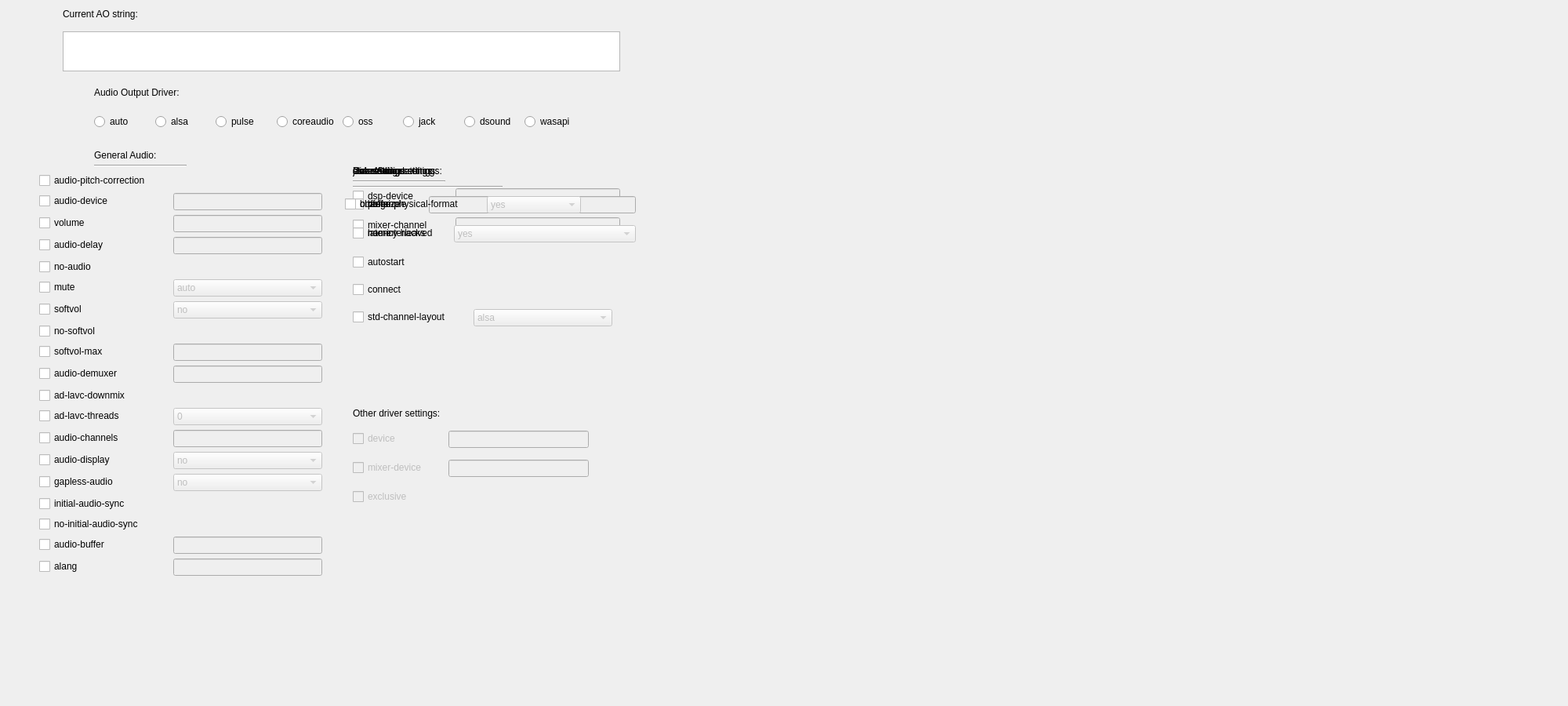
<?xml version="1.0" encoding="UTF-8"?>
<ui version="4.0">
 <class>tabaudio</class>
 <widget class="QWidget" name="tabaudio">
  <property name="geometry">
   <rect>
    <x>0</x>
    <y>0</y>
    <width>2000</width>
    <height>900</height>
   </rect>
  </property>
  <property name="windowTitle">
   <string>Form</string>
  </property>
  <property name="accessibleDescription">
   <string/>
  </property>
  <widget class="QLabel" name="label_audio_output">
   <property name="geometry">
    <rect>
     <x>120</x>
     <y>110</y>
     <width>131</width>
     <height>16</height>
    </rect>
   </property>
   <property name="text">
    <string>Audio Output Driver:</string>
   </property>
  </widget>
  <widget class="QWidget" name="alsa_settings" native="true">
   <property name="geometry">
    <rect>
     <x>430</x>
     <y>190</y>
     <width>461</width>
     <height>221</height>
    </rect>
   </property>
   <widget class="QLabel" name="label_alsa">
    <property name="geometry">
     <rect>
      <x>20</x>
      <y>20</y>
      <width>91</width>
      <height>16</height>
     </rect>
    </property>
    <property name="text">
     <string>alsa settings:</string>
    </property>
   </widget>
   <widget class="Line" name="line">
    <property name="geometry">
     <rect>
      <x>20</x>
      <y>40</y>
      <width>118</width>
      <height>3</height>
     </rect>
    </property>
    <property name="orientation">
     <enum>Qt::Horizontal</enum>
    </property>
   </widget>
   <widget class="QWidget" name="formLayoutWidget_8">
    <property name="geometry">
     <rect>
      <x>20</x>
      <y>50</y>
      <width>351</width>
      <height>261</height>
     </rect>
    </property>
    <layout class="QFormLayout" name="formLayout_12">
     <property name="labelAlignment">
      <set>Qt::AlignLeading|Qt::AlignLeft|Qt::AlignVCenter</set>
     </property>
     <property name="horizontalSpacing">
      <number>30</number>
     </property>
     <property name="verticalSpacing">
      <number>15</number>
     </property>
     <property name="topMargin">
      <number>10</number>
     </property>
     <item row="0" column="0">
      <widget class="QCheckBox" name="box_resample">
       <property name="text">
        <string>resample</string>
       </property>
      </widget>
     </item>
     <item row="0" column="1">
      <widget class="QComboBox" name="comboBox_resample_alsa">
       <property name="enabled">
        <bool>false</bool>
       </property>
       <item>
        <property name="text">
         <string>yes</string>
        </property>
       </item>
       <item>
        <property name="text">
         <string>no</string>
        </property>
       </item>
      </widget>
     </item>
     <item row="1" column="0">
      <widget class="QCheckBox" name="box_non_interleaved">
       <property name="text">
        <string>non-interleaved</string>
       </property>
      </widget>
     </item>
    </layout>
   </widget>
  </widget>
  <widget class="QLabel" name="label_general_audio">
   <property name="geometry">
    <rect>
     <x>120</x>
     <y>190</y>
     <width>101</width>
     <height>16</height>
    </rect>
   </property>
   <property name="text">
    <string>General Audio:</string>
   </property>
  </widget>
  <widget class="Line" name="line_2">
   <property name="geometry">
    <rect>
     <x>120</x>
     <y>210</y>
     <width>118</width>
     <height>3</height>
    </rect>
   </property>
   <property name="orientation">
    <enum>Qt::Horizontal</enum>
   </property>
  </widget>
  <widget class="QWidget" name="oss_settings" native="true">
   <property name="geometry">
    <rect>
     <x>430</x>
     <y>190</y>
     <width>461</width>
     <height>221</height>
    </rect>
   </property>
   <widget class="QLabel" name="label_oss_settings">
    <property name="geometry">
     <rect>
      <x>20</x>
      <y>20</y>
      <width>91</width>
      <height>16</height>
     </rect>
    </property>
    <property name="text">
     <string>oss settings:</string>
    </property>
   </widget>
   <widget class="Line" name="line_3">
    <property name="geometry">
     <rect>
      <x>20</x>
      <y>40</y>
      <width>118</width>
      <height>3</height>
     </rect>
    </property>
    <property name="orientation">
     <enum>Qt::Horizontal</enum>
    </property>
   </widget>
   <widget class="QWidget" name="formLayoutWidget_7">
    <property name="geometry">
     <rect>
      <x>20</x>
      <y>40</y>
      <width>341</width>
      <height>271</height>
     </rect>
    </property>
    <layout class="QFormLayout" name="formLayout_10">
     <property name="labelAlignment">
      <set>Qt::AlignLeading|Qt::AlignLeft|Qt::AlignVCenter</set>
     </property>
     <property name="horizontalSpacing">
      <number>30</number>
     </property>
     <property name="verticalSpacing">
      <number>15</number>
     </property>
     <property name="topMargin">
      <number>10</number>
     </property>
     <item row="0" column="0">
      <widget class="QCheckBox" name="box_dsp_device">
       <property name="accessibleName">
        <string>&lt;dsp-device&gt;</string>
       </property>
       <property name="text">
        <string>dsp-device</string>
       </property>
      </widget>
     </item>
     <item row="0" column="1">
      <widget class="QLineEdit" name="value_dsp_device">
       <property name="enabled">
        <bool>false</bool>
       </property>
      </widget>
     </item>
     <item row="1" column="0">
      <widget class="QCheckBox" name="box_mixer_channel">
       <property name="accessibleName">
        <string>&lt;mixer-channel&gt;</string>
       </property>
       <property name="text">
        <string>mixer-channel</string>
       </property>
      </widget>
     </item>
     <item row="1" column="1">
      <widget class="QLineEdit" name="value_mixer_channel">
       <property name="enabled">
        <bool>false</bool>
       </property>
      </widget>
     </item>
    </layout>
   </widget>
  </widget>
  <widget class="QWidget" name="jack_settings" native="true">
   <property name="geometry">
    <rect>
     <x>430</x>
     <y>190</y>
     <width>461</width>
     <height>311</height>
    </rect>
   </property>
   <widget class="QLabel" name="label_jack_settings">
    <property name="geometry">
     <rect>
      <x>20</x>
      <y>20</y>
      <width>91</width>
      <height>16</height>
     </rect>
    </property>
    <property name="text">
     <string>jack settings:</string>
    </property>
   </widget>
   <widget class="Line" name="line_4">
    <property name="geometry">
     <rect>
      <x>20</x>
      <y>40</y>
      <width>118</width>
      <height>3</height>
     </rect>
    </property>
    <property name="orientation">
     <enum>Qt::Horizontal</enum>
    </property>
   </widget>
   <widget class="QWidget" name="formLayoutWidget_6">
    <property name="geometry">
     <rect>
      <x>20</x>
      <y>50</y>
      <width>331</width>
      <height>261</height>
     </rect>
    </property>
    <layout class="QFormLayout" name="formLayout_9">
     <property name="labelAlignment">
      <set>Qt::AlignLeading|Qt::AlignLeft|Qt::AlignVCenter</set>
     </property>
     <property name="horizontalSpacing">
      <number>30</number>
     </property>
     <property name="verticalSpacing">
      <number>15</number>
     </property>
     <property name="topMargin">
      <number>10</number>
     </property>
     <item row="0" column="0">
      <widget class="QCheckBox" name="box_jack_port">
       <property name="text">
        <string>port</string>
       </property>
      </widget>
     </item>
     <item row="0" column="1">
      <widget class="QLineEdit" name="value_jack_port">
       <property name="enabled">
        <bool>false</bool>
       </property>
      </widget>
     </item>
     <item row="1" column="0">
      <widget class="QCheckBox" name="box_name_client">
       <property name="text">
        <string>name</string>
       </property>
      </widget>
     </item>
     <item row="1" column="1">
      <widget class="QLineEdit" name="value_name_client">
       <property name="enabled">
        <bool>false</bool>
       </property>
      </widget>
     </item>
     <item row="2" column="0">
      <widget class="QCheckBox" name="box_autostart">
       <property name="accessibleName">
        <string/>
       </property>
       <property name="accessibleDescription">
        <string>Automatically start jackd if necessary (default: disabled). Note that this tends to be unreliable and will flood stdout with server messages.</string>
       </property>
       <property name="text">
        <string>autostart</string>
       </property>
      </widget>
     </item>
     <item row="3" column="0">
      <widget class="QCheckBox" name="box_connect">
       <property name="accessibleName">
        <string/>
       </property>
       <property name="accessibleDescription">
        <string>Automatically create connections to output ports (default: enabled). When enabled, the maximum number of output channels will be limited to the number of available output ports.</string>
       </property>
       <property name="text">
        <string>connect</string>
       </property>
      </widget>
     </item>
     <item row="4" column="0">
      <widget class="QCheckBox" name="box_std_channel_layout">
       <property name="text">
        <string>std-channel-layout</string>
       </property>
      </widget>
     </item>
     <item row="4" column="1">
      <widget class="QComboBox" name="comboBox_std_channel_layout">
       <property name="enabled">
        <bool>false</bool>
       </property>
       <item>
        <property name="text">
         <string>alsa</string>
        </property>
       </item>
       <item>
        <property name="text">
         <string>waveext</string>
        </property>
       </item>
       <item>
        <property name="text">
         <string>any</string>
        </property>
       </item>
      </widget>
     </item>
    </layout>
   </widget>
  </widget>
  <widget class="QWidget" name="pulseaudio_settings" native="true">
   <property name="geometry">
    <rect>
     <x>430</x>
     <y>190</y>
     <width>461</width>
     <height>221</height>
    </rect>
   </property>
   <widget class="QLabel" name="label_pulse_settings">
    <property name="geometry">
     <rect>
      <x>20</x>
      <y>20</y>
      <width>151</width>
      <height>16</height>
     </rect>
    </property>
    <property name="text">
     <string>PulseAudio settings:</string>
    </property>
   </widget>
   <widget class="Line" name="line_7">
    <property name="geometry">
     <rect>
      <x>20</x>
      <y>40</y>
      <width>191</width>
      <height>16</height>
     </rect>
    </property>
    <property name="orientation">
     <enum>Qt::Horizontal</enum>
    </property>
   </widget>
   <widget class="QWidget" name="formLayoutWidget_4">
    <property name="geometry">
     <rect>
      <x>20</x>
      <y>50</y>
      <width>361</width>
      <height>271</height>
     </rect>
    </property>
    <layout class="QFormLayout" name="formLayout_5">
     <property name="labelAlignment">
      <set>Qt::AlignLeading|Qt::AlignLeft|Qt::AlignVCenter</set>
     </property>
     <property name="horizontalSpacing">
      <number>30</number>
     </property>
     <property name="verticalSpacing">
      <number>15</number>
     </property>
     <property name="topMargin">
      <number>10</number>
     </property>
     <item row="0" column="0">
      <widget class="QCheckBox" name="box_pulse_buffer">
       <property name="text">
        <string>buffer</string>
       </property>
      </widget>
     </item>
     <item row="0" column="1">
      <widget class="QLineEdit" name="value_pulse_buffer">
       <property name="enabled">
        <bool>false</bool>
       </property>
      </widget>
     </item>
     <item row="1" column="0">
      <widget class="QCheckBox" name="box_latency_hacks">
       <property name="text">
        <string>latency-hacks</string>
       </property>
      </widget>
     </item>
     <item row="1" column="1">
      <widget class="QComboBox" name="comboBox_latency_hacks">
       <property name="enabled">
        <bool>false</bool>
       </property>
       <item>
        <property name="text">
         <string>yes</string>
        </property>
       </item>
       <item>
        <property name="text">
         <string>no</string>
        </property>
       </item>
      </widget>
     </item>
    </layout>
   </widget>
  </widget>
  <widget class="QWidget" name="dsound_settings" native="true">
   <property name="geometry">
    <rect>
     <x>430</x>
     <y>190</y>
     <width>461</width>
     <height>221</height>
    </rect>
   </property>
   <widget class="QLabel" name="label_dsound_settings">
    <property name="geometry">
     <rect>
      <x>20</x>
      <y>20</y>
      <width>151</width>
      <height>16</height>
     </rect>
    </property>
    <property name="text">
     <string>DirectSound settings:</string>
    </property>
   </widget>
   <widget class="Line" name="line_8">
    <property name="geometry">
     <rect>
      <x>20</x>
      <y>40</y>
      <width>191</width>
      <height>16</height>
     </rect>
    </property>
    <property name="orientation">
     <enum>Qt::Horizontal</enum>
    </property>
   </widget>
   <widget class="QWidget" name="formLayoutWidget_3">
    <property name="geometry">
     <rect>
      <x>10</x>
      <y>50</y>
      <width>291</width>
      <height>221</height>
     </rect>
    </property>
    <layout class="QFormLayout" name="formLayout_3">
     <property name="labelAlignment">
      <set>Qt::AlignLeading|Qt::AlignLeft|Qt::AlignVCenter</set>
     </property>
     <property name="horizontalSpacing">
      <number>30</number>
     </property>
     <property name="verticalSpacing">
      <number>15</number>
     </property>
     <property name="topMargin">
      <number>10</number>
     </property>
     <item row="0" column="0">
      <widget class="QCheckBox" name="box_dsound_buffer">
       <property name="text">
        <string>buffersize</string>
       </property>
      </widget>
     </item>
     <item row="0" column="1">
      <widget class="QLineEdit" name="value_dsound_buffer">
       <property name="enabled">
        <bool>false</bool>
       </property>
      </widget>
     </item>
    </layout>
   </widget>
  </widget>
  <widget class="QTextEdit" name="textEdit">
   <property name="geometry">
    <rect>
     <x>80</x>
     <y>40</y>
     <width>711</width>
     <height>51</height>
    </rect>
   </property>
  </widget>
  <widget class="QLabel" name="label_ao_string">
   <property name="geometry">
    <rect>
     <x>80</x>
     <y>10</y>
     <width>121</width>
     <height>16</height>
    </rect>
   </property>
   <property name="text">
    <string>Current AO string:</string>
   </property>
  </widget>
  <widget class="QWidget" name="formLayoutWidget">
   <property name="geometry">
    <rect>
     <x>50</x>
     <y>210</y>
     <width>361</width>
     <height>551</height>
    </rect>
   </property>
   <layout class="QFormLayout" name="formLayout">
    <property name="labelAlignment">
     <set>Qt::AlignLeading|Qt::AlignLeft|Qt::AlignVCenter</set>
    </property>
    <property name="horizontalSpacing">
     <number>30</number>
    </property>
    <property name="verticalSpacing">
     <number>-1</number>
    </property>
    <property name="topMargin">
     <number>10</number>
    </property>
    <item row="0" column="0">
     <widget class="QCheckBox" name="box_audio_pitch_correction">
      <property name="text">
       <string>audio-pitch-correction</string>
      </property>
     </widget>
    </item>
    <item row="1" column="0">
     <widget class="QCheckBox" name="box_audio_device">
      <property name="text">
       <string>audio-device</string>
      </property>
     </widget>
    </item>
    <item row="1" column="1">
     <widget class="QLineEdit" name="value_audio_device">
      <property name="enabled">
       <bool>false</bool>
      </property>
     </widget>
    </item>
    <item row="2" column="0">
     <widget class="QCheckBox" name="box_volume">
      <property name="accessibleName">
       <string>volume=&lt;value&gt;</string>
      </property>
      <property name="text">
       <string>volume</string>
      </property>
     </widget>
    </item>
    <item row="2" column="1">
     <widget class="QLineEdit" name="value_volume">
      <property name="enabled">
       <bool>false</bool>
      </property>
     </widget>
    </item>
    <item row="3" column="0">
     <widget class="QCheckBox" name="box_audio_delay">
      <property name="text">
       <string>audio-delay</string>
      </property>
     </widget>
    </item>
    <item row="3" column="1">
     <widget class="QLineEdit" name="value_audio_delay">
      <property name="enabled">
       <bool>false</bool>
      </property>
     </widget>
    </item>
    <item row="4" column="0">
     <widget class="QCheckBox" name="box_no_audio">
      <property name="accessibleDescription">
       <string>Does as promised - Plays no audio.</string>
      </property>
      <property name="text">
       <string>no-audio</string>
      </property>
     </widget>
    </item>
    <item row="5" column="0">
     <widget class="QCheckBox" name="box_mute">
      <property name="text">
       <string>mute</string>
      </property>
     </widget>
    </item>
    <item row="5" column="1">
     <widget class="QComboBox" name="comboBox_mute">
      <property name="enabled">
       <bool>false</bool>
      </property>
      <item>
       <property name="text">
        <string>auto</string>
       </property>
      </item>
      <item>
       <property name="text">
        <string>yes</string>
       </property>
      </item>
      <item>
       <property name="text">
        <string>no</string>
       </property>
      </item>
     </widget>
    </item>
    <item row="6" column="0">
     <widget class="QCheckBox" name="box_softvol">
      <property name="text">
       <string>softvol</string>
      </property>
     </widget>
    </item>
    <item row="6" column="1">
     <widget class="QComboBox" name="comboBox_softvol">
      <property name="enabled">
       <bool>false</bool>
      </property>
      <item>
       <property name="text">
        <string>no</string>
       </property>
      </item>
      <item>
       <property name="text">
        <string>yes</string>
       </property>
      </item>
      <item>
       <property name="text">
        <string>auto</string>
       </property>
      </item>
     </widget>
    </item>
    <item row="7" column="0">
     <widget class="QCheckBox" name="box_no_softvol">
      <property name="accessibleDescription">
       <string>The internal mpv volume filter will be disabled. This means you can only change the volume by using the OS or audio driver.</string>
      </property>
      <property name="text">
       <string>no-softvol</string>
      </property>
     </widget>
    </item>
    <item row="8" column="0">
     <widget class="QCheckBox" name="box_softvol_max">
      <property name="text">
       <string>softvol-max</string>
      </property>
     </widget>
    </item>
    <item row="8" column="1">
     <widget class="QLineEdit" name="value_softvol_max">
      <property name="enabled">
       <bool>false</bool>
      </property>
     </widget>
    </item>
    <item row="9" column="0">
     <widget class="QCheckBox" name="box_audio_demuxer">
      <property name="text">
       <string>audio-demuxer</string>
      </property>
     </widget>
    </item>
    <item row="9" column="1">
     <widget class="QLineEdit" name="value_audio_demuxer">
      <property name="enabled">
       <bool>false</bool>
      </property>
     </widget>
    </item>
    <item row="10" column="0">
     <widget class="QCheckBox" name="box_ad_lavc_downmix">
      <property name="text">
       <string>ad-lavc-downmix</string>
      </property>
     </widget>
    </item>
    <item row="11" column="0">
     <widget class="QCheckBox" name="box_ad_lavc_threads">
      <property name="text">
       <string>ad-lavc-threads</string>
      </property>
     </widget>
    </item>
    <item row="11" column="1">
     <widget class="QComboBox" name="comboBox_lavc_threads">
      <property name="enabled">
       <bool>false</bool>
      </property>
      <item>
       <property name="text">
        <string>0</string>
       </property>
      </item>
      <item>
       <property name="text">
        <string>1</string>
       </property>
      </item>
      <item>
       <property name="text">
        <string>2</string>
       </property>
      </item>
      <item>
       <property name="text">
        <string>3</string>
       </property>
      </item>
      <item>
       <property name="text">
        <string>4</string>
       </property>
      </item>
      <item>
       <property name="text">
        <string>5</string>
       </property>
      </item>
      <item>
       <property name="text">
        <string>6</string>
       </property>
      </item>
      <item>
       <property name="text">
        <string>7</string>
       </property>
      </item>
      <item>
       <property name="text">
        <string>8</string>
       </property>
      </item>
      <item>
       <property name="text">
        <string>9</string>
       </property>
      </item>
      <item>
       <property name="text">
        <string>10</string>
       </property>
      </item>
      <item>
       <property name="text">
        <string>11</string>
       </property>
      </item>
      <item>
       <property name="text">
        <string>12</string>
       </property>
      </item>
      <item>
       <property name="text">
        <string>13</string>
       </property>
      </item>
      <item>
       <property name="text">
        <string>14</string>
       </property>
      </item>
      <item>
       <property name="text">
        <string>15</string>
       </property>
      </item>
      <item>
       <property name="text">
        <string>16</string>
       </property>
      </item>
     </widget>
    </item>
    <item row="12" column="0">
     <widget class="QCheckBox" name="box_audio_channels">
      <property name="text">
       <string>audio-channels</string>
      </property>
     </widget>
    </item>
    <item row="12" column="1">
     <widget class="QLineEdit" name="value_audio_channels">
      <property name="enabled">
       <bool>false</bool>
      </property>
     </widget>
    </item>
    <item row="13" column="0">
     <widget class="QCheckBox" name="box_audio_display">
      <property name="text">
       <string>audio-display</string>
      </property>
     </widget>
    </item>
    <item row="13" column="1">
     <widget class="QComboBox" name="comboBox_audio_display">
      <property name="enabled">
       <bool>false</bool>
      </property>
      <item>
       <property name="text">
        <string>no</string>
       </property>
      </item>
      <item>
       <property name="text">
        <string>attachment</string>
       </property>
      </item>
     </widget>
    </item>
    <item row="14" column="0">
     <widget class="QCheckBox" name="box_gapless_audio">
      <property name="text">
       <string>gapless-audio</string>
      </property>
     </widget>
    </item>
    <item row="14" column="1">
     <widget class="QComboBox" name="comboBox_gapless_audio">
      <property name="enabled">
       <bool>false</bool>
      </property>
      <item>
       <property name="text">
        <string>no</string>
       </property>
      </item>
      <item>
       <property name="text">
        <string>yes</string>
       </property>
      </item>
      <item>
       <property name="text">
        <string>weak</string>
       </property>
      </item>
     </widget>
    </item>
    <item row="15" column="0">
     <widget class="QCheckBox" name="box_initial_audio_sync">
      <property name="text">
       <string>initial-audio-sync</string>
      </property>
     </widget>
    </item>
    <item row="16" column="0">
     <widget class="QCheckBox" name="box_no_initial_audio_sync">
      <property name="text">
       <string>no-initial-audio-sync</string>
      </property>
     </widget>
    </item>
    <item row="17" column="0">
     <widget class="QCheckBox" name="box_audio_buffer">
      <property name="text">
       <string>audio-buffer</string>
      </property>
     </widget>
    </item>
    <item row="17" column="1">
     <widget class="QLineEdit" name="value_audio_buffer">
      <property name="enabled">
       <bool>false</bool>
      </property>
     </widget>
    </item>
    <item row="18" column="0">
     <widget class="QCheckBox" name="box_alang">
      <property name="text">
       <string>alang</string>
      </property>
     </widget>
    </item>
    <item row="18" column="1">
     <widget class="QLineEdit" name="valuebox_alang">
      <property name="enabled">
       <bool>false</bool>
      </property>
     </widget>
    </item>
   </layout>
  </widget>
  <widget class="QWidget" name="coreaudio_settings" native="true">
   <property name="geometry">
    <rect>
     <x>430</x>
     <y>190</y>
     <width>461</width>
     <height>221</height>
    </rect>
   </property>
   <widget class="QLabel" name="label_coreaudio">
    <property name="geometry">
     <rect>
      <x>20</x>
      <y>20</y>
      <width>151</width>
      <height>16</height>
     </rect>
    </property>
    <property name="text">
     <string>CoreAudio settings:</string>
    </property>
   </widget>
   <widget class="Line" name="line_6">
    <property name="geometry">
     <rect>
      <x>20</x>
      <y>40</y>
      <width>191</width>
      <height>16</height>
     </rect>
    </property>
    <property name="orientation">
     <enum>Qt::Horizontal</enum>
    </property>
   </widget>
   <widget class="QWidget" name="formLayoutWidget_5">
    <property name="geometry">
     <rect>
      <x>10</x>
      <y>50</y>
      <width>301</width>
      <height>171</height>
     </rect>
    </property>
    <layout class="QFormLayout" name="formLayout_7">
     <property name="labelAlignment">
      <set>Qt::AlignLeading|Qt::AlignLeft|Qt::AlignVCenter</set>
     </property>
     <property name="horizontalSpacing">
      <number>30</number>
     </property>
     <property name="verticalSpacing">
      <number>15</number>
     </property>
     <property name="topMargin">
      <number>10</number>
     </property>
     <item row="0" column="0">
      <widget class="QCheckBox" name="box_change_physical_format">
       <property name="text">
        <string>change-physical-format</string>
       </property>
      </widget>
     </item>
     <item row="0" column="1">
      <widget class="QComboBox" name="comboBox_change_physical_format">
       <property name="enabled">
        <bool>false</bool>
       </property>
       <item>
        <property name="text">
         <string>yes</string>
        </property>
       </item>
       <item>
        <property name="text">
         <string>no</string>
        </property>
       </item>
      </widget>
     </item>
    </layout>
   </widget>
  </widget>
  <widget class="QWidget" name="horizontalLayoutWidget">
   <property name="geometry">
    <rect>
     <x>120</x>
     <y>130</y>
     <width>621</width>
     <height>51</height>
    </rect>
   </property>
   <layout class="QHBoxLayout" name="horizontalLayout">
    <item>
     <widget class="QRadioButton" name="radio_preset_auto">
      <property name="text">
       <string>auto</string>
      </property>
     </widget>
    </item>
    <item>
     <widget class="QRadioButton" name="radio_preset_alsa">
      <property name="text">
       <string>alsa</string>
      </property>
     </widget>
    </item>
    <item>
     <widget class="QRadioButton" name="radio_preset_pulse">
      <property name="text">
       <string>pulse</string>
      </property>
     </widget>
    </item>
    <item>
     <widget class="QRadioButton" name="radio_preset_coreaudio">
      <property name="text">
       <string>coreaudio</string>
      </property>
     </widget>
    </item>
    <item>
     <widget class="QRadioButton" name="radio_preset_oss">
      <property name="text">
       <string>oss</string>
      </property>
     </widget>
    </item>
    <item>
     <widget class="QRadioButton" name="radio_preset_jack">
      <property name="text">
       <string>jack</string>
      </property>
     </widget>
    </item>
    <item>
     <widget class="QRadioButton" name="radio_preset_dsound">
      <property name="text">
       <string>dsound</string>
      </property>
     </widget>
    </item>
    <item>
     <widget class="QRadioButton" name="radio_preset_wasapi">
      <property name="text">
       <string>wasapi</string>
      </property>
     </widget>
    </item>
   </layout>
  </widget>
  <widget class="QWidget" name="formLayoutWidget_9">
   <property name="geometry">
    <rect>
     <x>450</x>
     <y>510</y>
     <width>301</width>
     <height>169</height>
    </rect>
   </property>
   <layout class="QFormLayout" name="formLayout_4">
    <property name="labelAlignment">
     <set>Qt::AlignLeading|Qt::AlignLeft|Qt::AlignVCenter</set>
    </property>
    <property name="horizontalSpacing">
     <number>10</number>
    </property>
    <property name="verticalSpacing">
     <number>15</number>
    </property>
    <property name="topMargin">
     <number>10</number>
    </property>
    <item row="1" column="0">
     <widget class="QCheckBox" name="box_device">
      <property name="enabled">
       <bool>false</bool>
      </property>
      <property name="accessibleName">
       <string/>
      </property>
      <property name="text">
       <string>device</string>
      </property>
     </widget>
    </item>
    <item row="1" column="1">
     <widget class="QLineEdit" name="value_device">
      <property name="enabled">
       <bool>false</bool>
      </property>
     </widget>
    </item>
    <item row="2" column="0">
     <widget class="QCheckBox" name="box_mixer_device">
      <property name="enabled">
       <bool>false</bool>
      </property>
      <property name="accessibleName">
       <string/>
      </property>
      <property name="text">
       <string>mixer-device</string>
      </property>
     </widget>
    </item>
    <item row="2" column="1">
     <widget class="QLineEdit" name="value_mixer_device">
      <property name="enabled">
       <bool>false</bool>
      </property>
     </widget>
    </item>
    <item row="0" column="0">
     <widget class="QLabel" name="label_special_driver_settings">
      <property name="toolTip">
       <string notr="true">&lt;html&gt;&lt;head/&gt;&lt;body&gt;&lt;p&gt;These settings are applicable on multiple drivers due to having the same name.&lt;/p&gt;&lt;/body&gt;&lt;/html&gt;</string>
      </property>
      <property name="text">
       <string>Other driver settings:</string>
      </property>
     </widget>
    </item>
    <item row="3" column="0">
     <widget class="QCheckBox" name="box_exclusive">
      <property name="enabled">
       <bool>false</bool>
      </property>
      <property name="accessibleName">
       <string/>
      </property>
      <property name="text">
       <string>exclusive</string>
      </property>
     </widget>
    </item>
   </layout>
  </widget>
 </widget>
 <resources/>
 <connections>
  <connection>
   <sender>radio_preset_alsa</sender>
   <signal>toggled(bool)</signal>
   <receiver>alsa_settings</receiver>
   <slot>setVisible(bool)</slot>
   <hints>
    <hint type="sourcelabel">
     <x>100</x>
     <y>149</y>
    </hint>
    <hint type="destinationlabel">
     <x>600</x>
     <y>445</y>
    </hint>
   </hints>
  </connection>
  <connection>
   <sender>radio_preset_dsound</sender>
   <signal>toggled(bool)</signal>
   <receiver>dsound_settings</receiver>
   <slot>setVisible(bool)</slot>
   <hints>
    <hint type="sourcelabel">
     <x>480</x>
     <y>149</y>
    </hint>
    <hint type="destinationlabel">
     <x>600</x>
     <y>445</y>
    </hint>
   </hints>
  </connection>
  <connection>
   <sender>radio_preset_jack</sender>
   <signal>toggled(bool)</signal>
   <receiver>jack_settings</receiver>
   <slot>setVisible(bool)</slot>
   <hints>
    <hint type="sourcelabel">
     <x>230</x>
     <y>149</y>
    </hint>
    <hint type="destinationlabel">
     <x>600</x>
     <y>445</y>
    </hint>
   </hints>
  </connection>
  <connection>
   <sender>radio_preset_oss</sender>
   <signal>toggled(bool)</signal>
   <receiver>oss_settings</receiver>
   <slot>setVisible(bool)</slot>
   <hints>
    <hint type="sourcelabel">
     <x>170</x>
     <y>149</y>
    </hint>
    <hint type="destinationlabel">
     <x>600</x>
     <y>445</y>
    </hint>
   </hints>
  </connection>
  <connection>
   <sender>radio_preset_pulse</sender>
   <signal>toggled(bool)</signal>
   <receiver>pulseaudio_settings</receiver>
   <slot>setVisible(bool)</slot>
   <hints>
    <hint type="sourcelabel">
     <x>400</x>
     <y>149</y>
    </hint>
    <hint type="destinationlabel">
     <x>600</x>
     <y>445</y>
    </hint>
   </hints>
  </connection>
  <connection>
   <sender>radio_preset_coreaudio</sender>
   <signal>toggled(bool)</signal>
   <receiver>coreaudio_settings</receiver>
   <slot>setVisible(bool)</slot>
   <hints>
    <hint type="sourcelabel">
     <x>420</x>
     <y>149</y>
    </hint>
    <hint type="destinationlabel">
     <x>600</x>
     <y>445</y>
    </hint>
   </hints>
  </connection>
  <connection>
   <sender>radio_preset_alsa</sender>
   <signal>toggled(bool)</signal>
   <receiver>box_device</receiver>
   <slot>setEnabled(bool)</slot>
   <hints>
    <hint type="sourcelabel">
     <x>156</x>
     <y>154</y>
    </hint>
    <hint type="destinationlabel">
     <x>448</x>
     <y>587</y>
    </hint>
   </hints>
  </connection>
  <connection>
   <sender>radio_preset_dsound</sender>
   <signal>toggled(bool)</signal>
   <receiver>box_device</receiver>
   <slot>setEnabled(bool)</slot>
   <hints>
    <hint type="sourcelabel">
     <x>554</x>
     <y>154</y>
    </hint>
    <hint type="destinationlabel">
     <x>448</x>
     <y>587</y>
    </hint>
   </hints>
  </connection>
  <connection>
   <sender>radio_preset_coreaudio</sender>
   <signal>toggled(bool)</signal>
   <receiver>box_exclusive</receiver>
   <slot>setEnabled(bool)</slot>
   <hints>
    <hint type="sourcelabel">
     <x>316</x>
     <y>154</y>
    </hint>
    <hint type="destinationlabel">
     <x>456</x>
     <y>659</y>
    </hint>
   </hints>
  </connection>
  <connection>
   <sender>radio_preset_wasapi</sender>
   <signal>toggled(bool)</signal>
   <receiver>box_exclusive</receiver>
   <slot>setEnabled(bool)</slot>
   <hints>
    <hint type="sourcelabel">
     <x>635</x>
     <y>154</y>
    </hint>
    <hint type="destinationlabel">
     <x>456</x>
     <y>659</y>
    </hint>
   </hints>
  </connection>
  <connection>
   <sender>radio_preset_alsa</sender>
   <signal>toggled(bool)</signal>
   <receiver>box_mixer_device</receiver>
   <slot>setEnabled(bool)</slot>
   <hints>
    <hint type="sourcelabel">
     <x>156</x>
     <y>154</y>
    </hint>
    <hint type="destinationlabel">
     <x>467</x>
     <y>623</y>
    </hint>
   </hints>
  </connection>
  <connection>
   <sender>radio_preset_oss</sender>
   <signal>toggled(bool)</signal>
   <receiver>box_mixer_device</receiver>
   <slot>setEnabled(bool)</slot>
   <hints>
    <hint type="sourcelabel">
     <x>402</x>
     <y>154</y>
    </hint>
    <hint type="destinationlabel">
     <x>467</x>
     <y>623</y>
    </hint>
   </hints>
  </connection>
 </connections>
</ui>
